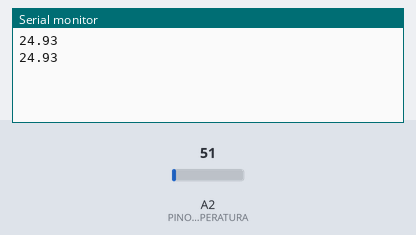
A sketch run on a simulated Arduino Uno, built with avr-gcc and run on an emulated ATmega328P. Shown: the last lines printed to the serial monitor. Inputs (shaded band) come from the test bench; at power-on: A2 (PINO_SENSOR_TEMPERATURA) = 51.

Above: at 2.8 s.
2.9 s: A2 (PINO_SENSOR_TEMPERATURA) set to 61
At 5.1 s:
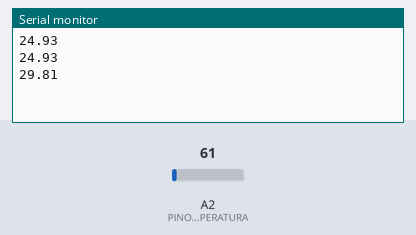
5.6 s: A2 (PINO_SENSOR_TEMPERATURA) set to 71
At 6.7 s:
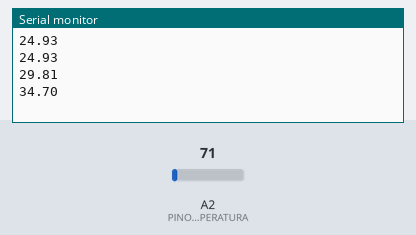
Timing chart, 0 to 8.6 s (numbered marks = the images above; inputs shaded):
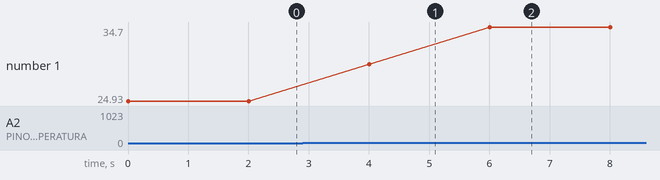

Measured:
- after the input at 2.9 s, the serial monitor: prints a new line after 1.1 s (image 1)
- after the input at 5.6 s, the serial monitor: prints a new line after 0.40 s (image 2)
- plotted number 1: 24.93 → 29.81 after the input at 2.9 s, 29.81 → 34.7 after the input at 5.6 s

The sketch:

lm35_arduino.ino
```cpp
const int PINO_SENSOR_TEMPERATURA = A2;
float temperaturaCelsius;
int temperaturaMin;
int temperaturaMax;

void setup() {
  // put your setup code here, to run once:
  Serial.begin(9600);
}

void loop() {
  // put your main code here, to run repeatedly:
  int valorLeitura = analogRead(PINO_SENSOR_TEMPERATURA);
  temperaturaCelsius = (valorLeitura * 5.0 / 1023.0) / 0.01;
  // Essa função é o que será printado e exibido
  Serial.println(temperaturaCelsius);

  delay(2000);
}
```
